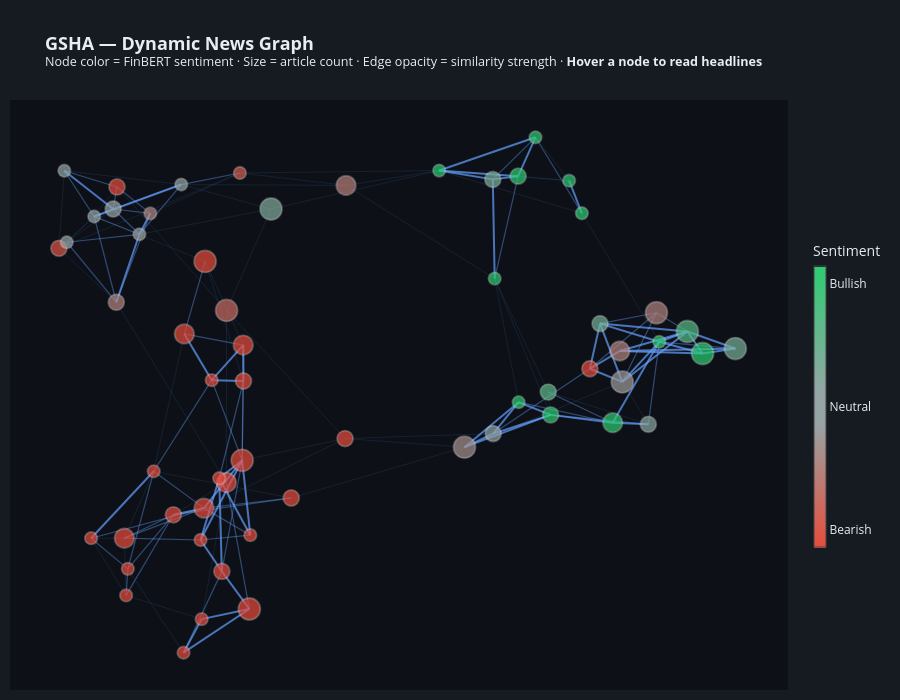

The notebook cell this image was saved under:
### Markdown cell above
---

## 4.4 Interactive Dynamic News Graph

The 60 most-recent news days are connected by semantic cosine-similarity edges
(FinBERT 16-D embeddings) combined with temporal-decay priors — exactly the
adjacency matrix produced by `DynamicNewsGraphBuilder`.

**Hover any node** to read every headline for that day.

### Code cell
# ── Interactive news graph ─────────────────────────────────────────────────────
import subprocess as _sp
_sp.check_call([sys.executable, '-m', 'pip', 'install', '-q', 'plotly', 'networkx'],
               stdout=_sp.DEVNULL, stderr=_sp.DEVNULL)

import networkx as nx
import plotly.graph_objects as go
from sklearn.metrics.pairwise import cosine_similarity as _cos_sim
from collections import defaultdict as _ddict

# colour palette (dark)
_GOLD="#D4A017"; _RED="#E74C3C"; _GREEN="#2ECC71"; _GRAY="#95A5A6"
_BG="#0D1117";   _PBGC="#161B22"; _TXT="#E6EDF3"
_HL = dict(bgcolor="#1C2333", bordercolor=_GOLD, font=dict(color=_TXT, size=12),
           align="left", namelength=-1)
_SYM = dict(
    colorscale=[[0.0,"#E74C3C"],[0.45,"#95A5A6"],[0.55,"#95A5A6"],[1.0,"#2ECC71"]],
    cmin=-0.4, cmax=0.4,
    colorbar=dict(title=dict(text="Sentiment", font=dict(color=_TXT)),
                  tickfont=dict(color=_TXT), thickness=12, len=0.55,
                  tickvals=[-0.35,0,0.35], ticktext=["Bearish","Neutral","Bullish"]),
)

# load news headlines
_news_df = pd.read_csv(f'{base_path}/wheat_news.csv')
_news_df['date'] = pd.to_datetime(_news_df['date'], format='mixed', errors='coerce')
_news_df = _news_df.dropna(subset=['date']).reset_index(drop=True)
_news_df['date_day'] = _news_df['date'].dt.strftime('%Y-%m-%d')
_headlines = _ddict(list); _sources = _ddict(list)
for _, row in _news_df.iterrows():
    _headlines[row['date_day']].append(str(row['title']))
    _sources[row['date_day']].append(str(row.get('source', '')))

_sent_map  = dict(zip(sentiment_df['date'], sentiment_df['sentiment_score']))
_count_map = dict(zip(sentiment_df['date'], sentiment_df['article_count']))

# build graph on 60 most-recent news days
VIZ_N = 60
_viz_dates = sorted(set(news_emb.keys()) & set(_headlines.keys()))[-VIZ_N:]
_E    = np.stack([news_emb[d].numpy() for d in _viz_dates])
_cos  = _cos_sim(_E)
_idx  = np.arange(VIZ_N)
_temp = np.exp(-0.1 * np.abs(_idx[:,None] - _idx[None,:]))
_adj  = 0.70*_cos + 0.30*_temp;  np.fill_diagonal(_adj, 0)

K_NN = 4
_adj_knn = np.zeros_like(_adj)
for i in range(VIZ_N):
    top = np.argsort(_adj[i])[-K_NN:]
    _adj_knn[i, top] = _adj[i, top]
_adj_knn = np.maximum(_adj_knn, _adj_knn.T)

G_news = nx.from_numpy_array(_adj_knn)
_pos   = nx.spring_layout(G_news, seed=42, k=2.8/np.sqrt(VIZ_N), iterations=60)
print(f'News graph: {G_news.number_of_nodes()} nodes | {G_news.number_of_edges()} edges')

# ── Build Plotly traces ────────────────────────────────────────────────────────
edge_groups = {
    "strong": ([], [], "rgba(100,160,255,0.70)", 2.0),
    "medium": ([], [], "rgba(100,160,255,0.40)", 1.2),
    "weak"  : ([], [], "rgba(100,160,255,0.18)", 0.6),
}
wts     = nx.get_edge_attributes(G_news, "weight")
all_wts = list(wts.values())
q33, q66 = np.percentile(all_wts, 33), np.percentile(all_wts, 66)

for (u, v), w in wts.items():
    x0, y0 = _pos[u]; x1, y1 = _pos[v]
    seg = [x0, x1, None], [y0, y1, None]
    key = "strong" if w > q66 else ("medium" if w > q33 else "weak")
    edge_groups[key][0].extend(seg[0])
    edge_groups[key][1].extend(seg[1])

edge_traces = [
    go.Scatter(x=ex, y=ey, mode="lines", hoverinfo="none", showlegend=False,
               line=dict(width=lw, color=col), name=lbl)
    for lbl, (ex, ey, col, lw) in edge_groups.items()
    if ex
]

sents = [_sent_map.get(d, 0.0)  for d in _viz_dates]
cnts  = [_count_map.get(d, 1)   for d in _viz_dates]

hover_texts = []
for i, d in enumerate(_viz_dates):
    heads = _headlines.get(d, [])
    srcs  = _sources.get(d, [])
    lines = "<br>".join(
        f'<span style="color:{_GOLD}">▸</span> '
        f'<i style="color:{_GRAY}">{s}</i>: '
        f'{h[:95]}{"…" if len(h) > 95 else ""}'
        for s, h in zip(srcs[:6], heads[:6])
    )
    sc  = _sent_map.get(d, 0.0)
    lbl = "Bullish" if sc > 0.05 else ("Bearish" if sc < -0.05 else "Neutral")
    col = _GREEN if sc > 0.05 else (_RED if sc < -0.05 else _GRAY)
    hover_texts.append(
        f'<b style="font-size:14px">📅 {d}</b><br>'
        f'Sentiment: <b style="color:{col}">{sc:+.3f}  ({lbl})</b><br>'
        f'Articles: <b>{cnts[i]}</b>'
        + (f'<br><br><b>Headlines:</b><br>{lines}' if lines else "")
    )

node_trace = go.Scatter(
    x=[_pos[i][0] for i in range(VIZ_N)],
    y=[_pos[i][1] for i in range(VIZ_N)],
    mode="markers",
    hoverinfo="text", hovertext=hover_texts,
    marker=dict(
        size=[max(9, min(22, 9 + c * 3.5)) for c in cnts],
        color=sents, **_SYM,
        line=dict(width=1.8, color="rgba(255,255,255,0.35)"),
    ),
    name="News day",
)

fig = go.Figure(data=[*edge_traces, node_trace])
fig.update_layout(
    title=dict(
        text=(
            "<b>GSHA — Dynamic News Graph</b>"
            "<br><sup>Node color = FinBERT sentiment · Size = article count · "
            "Edge opacity = similarity strength · <b>Hover a node to read headlines</b></sup>"
        ),
        font=dict(color=_TXT, size=18),
    ),
    xaxis=dict(showgrid=False, zeroline=False, showticklabels=False),
    yaxis=dict(showgrid=False, zeroline=False, showticklabels=False),
    height=700, hovermode="closest", showlegend=False,
    paper_bgcolor=_PBGC, plot_bgcolor=_BG,
    font=dict(color=_TXT), hoverlabel=_HL,
    margin=dict(l=10, r=10, t=100, b=10),
)
fig.show()

### Figure 1 — Plotly figure (JSON) as saved in the notebook; plotly's stock layout.template omitted (floating-point values rounded to 4 significant figures; data arrays with more than 128 entries replaced by an {"elided": "..."} marker saying what was removed)
{"data": [{"hoverinfo": "none", "line": {"color": "rgba(100,160,255,0.70)", "width": 2}, "mode": "lines", "name": "strong", "showlegend": false, "type": "scatter", "x": {"elided": "162 float values"}, "y": {"elided": "162 float values"}}, {"hoverinfo": "none", "line": {"color": "rgba(100,160,255,0.40)", "width": 1.2}, "mode": "lines", "name": "medium", "showlegend": false, "type": "scatter", "x": {"elided": "156 float values"}, "y": {"elided": "156 float values"}}, {"hoverinfo": "none", "line": {"color": "rgba(100,160,255,0.18)", "width": 0.6}, "mode": "lines", "name": "weak", "showlegend": false, "type": "scatter", "x": {"elided": "156 float values"}, "y": {"elided": "156 float values"}}, {"hoverinfo": "text", "hovertext": ["<b style=\"font-size:14px\">📅 2026-02-01</b><br>Sentiment: <b style=\"color:#E74C3C\">-0.906  (Bearish)</b><br>Articles: <b>2</b><br><br><b>Headlines:</b><br><span style=\"color:#D4A017\">▸</span> <i style=\"color:#95A5A6\">Bloomberg</i>: India Plans to Spend Less on Fertilizer Subsidy Next Fiscal Year<br><span style=\"color:#D4A017\">▸</span> <i style=\"color:#95A5A6\">Bloomberg</i>: GrainCorp Warns Supply Glut Will Hit Profit, Shares Drop 19%", "<b style=\"font-size:14px\">📅 2026-02-02</b><br>Sentiment: <b style=\"color:#E74C3C\">-0.961  (Bearish)</b><br>Articles: <b>3</b><br><br><b>Headlines:</b><br><span style=\"color:#D4A017\">▸</span> <i style=\"color:#95A5A6\">Reuters</i>: Metals, crude oil dive in broad commodities market tumble<br><span style=\"color:#D4A017\">▸</span> <i style=\"color:#95A5A6\">Reuters</i>: Slump in commodities rattles global markets<br><span style=\"color:#D4A017\">▸</span> <i style=\"color:#95A5A6\">Bloomberg</i>: Wheat Down Most Since December as Grains Join Commodities Rout", "<b style=\"font-size:14px\">📅 2026-02-05</b><br>Sentiment: <b style=\"color:#95A5A6\">+0.019  (Neutral)</b><br>Articles: <b>1</b><br><br><b>Headlines:</b><br><span style=\"color:#D4A017\">▸</span> <i style=\"color:#95A5A6\">Investing.com</i>: Trump speech headlines economic events due Friday", "<b style=\"font-size:14px\">📅 2026-02-09</b><br>Sentiment: <b style=\"color:#95A5A6\">-0.025  (Neutral)</b><br>Articles: <b>1</b><br><br><b>Headlines:</b><br><span style=\"color:#D4A017\">▸</span> <i style=\"color:#95A5A6\">Bloomberg</i>: Hedge Funds Bet Against Pound as Starmer Crisis Deepens", "<b style=\"font-size:14px\">📅 2026-02-11</b><br>Sentiment: <b style=\"color:#E74C3C\">-0.535  (Bearish)</b><br>Articles: <b>5</b><br><br><b>Headlines:</b><br><span style=\"color:#D4A017\">▸</span> <i style=\"color:#95A5A6\">Bloomberg</i>: Ghana Holds Emergency Meeting on Cocoa as Futures ...<br><span style=\"color:#D4A017\">▸</span> <i style=\"color:#95A5A6\">CNBC</i>: US state tariff bills rise as Trump faces midterms ...<br><span style=\"color:#D4A017\">▸</span> <i style=\"color:#95A5A6\">Bloomberg</i>: Farmers, Tractors Gather in Madrid to Protest EU-Mercosur ...<br><span style=\"color:#D4A017\">▸</span> <i style=\"color:#95A5A6\">cnbc.com</i>: US state tariff bills rise as Trump faces midterms ...<br><span style=\"color:#D4A017\">▸</span> <i style=\"color:#95A5A6\">Bloomberg</i>: Farmers, Tractors Gather in Madrid to Protest EU-Mercosur Deal", "<b style=\"font-size:14px\">📅 2026-02-12</b><br>Sentiment: <b style=\"color:#E74C3C\">-0.192  (Bearish)</b><br>Articles: <b>3</b><br><br><b>Headlines:</b><br><span style=\"color:#D4A017\">▸</span> <i style=\"color:#95A5A6\">Investing.com</i>: CPI data takes center stage in Friday’s economic calendar<br><span style=\"color:#D4A017\">▸</span> <i style=\"color:#95A5A6\">Reuters</i>: Farmers protest over U.S.-India trade framework ...<br><span style=\"color:#D4A017\">▸</span> <i style=\"color:#95A5A6\">Bloomberg</i>: UN Food Agency Targets $200 Million for Ivory Coast Farm Sector", "<b style=\"font-size:14px\">📅 2026-02-13</b><br>Sentiment: <b style=\"color:#2ECC71\">+0.784  (Bullish)</b><br>Articles: <b>1</b><br><br><b>Headlines:</b><br><span style=\"color:#D4A017\">▸</span> <i style=\"color:#95A5A6\">Bloomberg</i>: India Relaxes Wheat Export Curbs to Appease Protesting Farmers", "<b style=\"font-size:14px\">📅 2026-02-17</b><br>Sentiment: <b style=\"color:#E74C3C\">-0.961  (Bearish)</b><br>Articles: <b>1</b><br><br><b>Headlines:</b><br><span style=\"color:#D4A017\">▸</span> <i style=\"color:#95A5A6\">Bloomberg</i>: Wheat Declines Amid Thin Trading and Signs of Ample Supply", "<b style=\"font-size:14px\">📅 2026-02-18</b><br>Sentiment: <b style=\"color:#E74C3C\">-0.586  (Bearish)</b><br>Articles: <b>3</b><br><br><b>Headlines:</b><br><span style=\"color:#D4A017\">▸</span> <i style=\"color:#95A5A6\">Bloomberg</i>: Ghana Tomato Prices Rise After Jihadist Attack in Burkina ...<br><span style=\"color:#D4A017\">▸</span> <i style=\"color:#95A5A6\">Reuters</i>: Moderna combo flu/COVID vaccine succeeds in mid-stage ...<br><span style=\"color:#D4A017\">▸</span> <i style=\"color:#95A5A6\">Bloomberg</i>: Winners, Losers Emerge as Trump’s Tariffs Take Hold", "<b style=\"font-size:14px\">📅 2026-02-19</b><br>Sentiment: <b style=\"color:#2ECC71\">+0.566  (Bullish)</b><br>Articles: <b>2</b><br><br><b>Headlines:</b><br><span style=\"color:#D4A017\">▸</span> <i style=\"color:#95A5A6\">Reuters</i>: US farmers to sow more soybeans in 2026, less corn, USDA says<br><span style=\"color:#D4A017\">▸</span> <i style=\"color:#95A5A6\">Reuters</i>: Indonesia, US firms sign $38.4 billion in trade, investment deals", "<b style=\"font-size:14px\">📅 2026-02-20</b><br>Sentiment: <b style=\"color:#2ECC71\">+0.695  (Bullish)</b><br>Articles: <b>1</b><br><br><b>Headlines:</b><br><span style=\"color:#D4A017\">▸</span> <i style=\"color:#95A5A6\">Reuters</i>: USDA defends $12 billion subsidy amid farm economy challenges", "<b style=\"font-size:14px\">📅 2026-02-23</b><br>Sentiment: <b style=\"color:#E74C3C\">-0.363  (Bearish)</b><br>Articles: <b>2</b><br><br><b>Headlines:</b><br><span style=\"color:#D4A017\">▸</span> <i style=\"color:#95A5A6\">Investing.com</i>: Wolfe analysts break down key questions swirling around ...<br><span style=\"color:#D4A017\">▸</span> <i style=\"color:#95A5A6\">Bloomberg</i>: Millennium Exit Spawns Two New Hedge Funds Seeking $1.4 Billion", "<b style=\"font-size:14px\">📅 2026-02-25</b><br>Sentiment: <b style=\"color:#2ECC71\">+0.125  (Bullish)</b><br>Articles: <b>2</b><br><br><b>Headlines:</b><br><span style=\"color:#D4A017\">▸</span> <i style=\"color:#95A5A6\">Reuters</i>: Indonesia may struggle to deliver on new US farm import promises, traders say<br><span style=\"color:#D4A017\">▸</span> <i style=\"color:#95A5A6\">Bloomberg</i>: Israel Plans to Boost US Wheat Imports in Bid for Tariff Relief", "<b style=\"font-size:14px\">📅 2026-02-26</b><br>Sentiment: <b style=\"color:#E74C3C\">-0.322  (Bearish)</b><br>Articles: <b>1</b><br><br><b>Headlines:</b><br><span style=\"color:#D4A017\">▸</span> <i style=\"color:#95A5A6\">Investing.com</i>: PPI data highlights economic calendar for Friday", "<b style=\"font-size:14px\">📅 2026-02-28</b><br>Sentiment: <b style=\"color:#E74C3C\">-0.882  (Bearish)</b><br>Articles: <b>1</b><br><br><b>Headlines:</b><br><span style=\"color:#D4A017\">▸</span> <i style=\"color:#95A5A6\">Reuters</i>: India braces for hotter-than-normal summer, more ...", "<b style=\"font-size:14px\">📅 2026-03-02</b><br>Sentiment: <b style=\"color:#E74C3C\">-0.942  (Bearish)</b><br>Articles: <b>1</b><br><br><b>Headlines:</b><br><span style=\"color:#D4A017\">▸</span> <i style=\"color:#95A5A6\">Bloomberg</i>: Iran War Threatens Supply Disruptions for Agriculture Markets", "<b style=\"font-size:14px\">📅 2026-03-04</b><br>Sentiment: <b style=\"color:#E74C3C\">-0.756  (Bearish)</b><br>Articles: <b>1</b><br><br><b>Headlines:</b><br><span style=\"color:#D4A017\">▸</span> <i style=\"color:#95A5A6\">investing.com</i>: World food price rise set to continue if Iran war lasts, FAO ...", "<b style=\"font-size:14px\">📅 2026-03-05</b><br>Sentiment: <b style=\"color:#2ECC71\">+0.846  (Bullish)</b><br>Articles: <b>1</b><br><br><b>Headlines:</b><br><span style=\"color:#D4A017\">▸</span> <i style=\"color:#95A5A6\">Reuters</i>: Italy ready to mitigate economic impact of Iran crisis, minister says", "<b style=\"font-size:14px\">📅 2026-03-06</b><br>Sentiment: <b style=\"color:#2ECC71\">+0.859  (Bullish)</b><br>Articles: <b>1</b><br><br><b>Headlines:</b><br><span style=\"color:#D4A017\">▸</span> <i style=\"color:#95A5A6\">Reuters</i>: World food prices rebound in February, United Nations’ FAO says", "<b style=\"font-size:14px\">📅 2026-03-09</b><br>Sentiment: <b style=\"color:#E74C3C\">-0.120  (Bearish)</b><br>Articles: <b>5</b><br><br><b>Headlines:</b><br><span style=\"color:#D4A017\">▸</span> <i style=\"color:#95A5A6\">Reuters</i>: Oil soars 25%, gold drops as Iran war jolts global commodity markets<br><span style=\"color:#D4A017\">▸</span> <i style=\"color:#95A5A6\">Investing.com</i>: Oil soars then retreats, gold drops as Iran war jolts global ...<br><span style=\"color:#D4A017\">▸</span> <i style=\"color:#95A5A6\">CNBC</i>: Commodities are having a standout 2026, and this ETF has ...<br><span style=\"color:#D4A017\">▸</span> <i style=\"color:#95A5A6\">Bloomberg</i>: Crop Prices Jump as War Snarls Trade and Risks ...<br><span style=\"color:#D4A017\">▸</span> <i style=\"color:#95A5A6\">Bloomberg</i>: Chicago Soy Oil Jumps 4% as Crude’s Rally Boosts Biofuel Demand", "<b style=\"font-size:14px\">📅 2026-03-10</b><br>Sentiment: <b style=\"color:#95A5A6\">+0.050  (Neutral)</b><br>Articles: <b>1</b><br><br><b>Headlines:</b><br><span style=\"color:#D4A017\">▸</span> <i style=\"color:#95A5A6\">Investing.com</i>: Markets Pricing End of the Iran War Before It Happens", "<b style=\"font-size:14px\">📅 2026-03-11</b><br>Sentiment: <b style=\"color:#E74C3C\">-0.848  (Bearish)</b><br>Articles: <b>2</b><br><br><b>Headlines:</b><br><span style=\"color:#D4A017\">▸</span> <i style=\"color:#95A5A6\">CNBC</i>: Iran news: Food prices could rise due to fertilizer shortages<br><span style=\"color:#D4A017\">▸</span> <i style=\"color:#95A5A6\">cnbc.com</i>: Iran news: Food prices could rise due to fertilizer shortages", "<b style=\"font-size:14px\">📅 2026-03-12</b><br>Sentiment: <b style=\"color:#95A5A6\">+0.030  (Neutral)</b><br>Articles: <b>2</b><br><br><b>Headlines:</b><br><span style=\"color:#D4A017\">▸</span> <i style=\"color:#95A5A6\">Investing.com</i>: GDP, JOLTs job openings and core PCE among economic data due Friday<br><span style=\"color:#D4A017\">▸</span> <i style=\"color:#95A5A6\">Investing.com</i>: Fertilizer stocks surge as Middle East conflict disrupts global supply", "<b style=\"font-size:14px\">📅 2026-03-13</b><br>Sentiment: <b style=\"color:#2ECC71\">+0.714  (Bullish)</b><br>Articles: <b>2</b><br><br><b>Headlines:</b><br><span style=\"color:#D4A017\">▸</span> <i style=\"color:#95A5A6\">Reuters</i>: US farmers rush to sell crops as Iran war fuels rally<br><span style=\"color:#D4A017\">▸</span> <i style=\"color:#95A5A6\">Bloomberg</i>: Raw Sugar Heads for Fourth Weekly Gain as Brazil Fuel ...", "<b style=\"font-size:14px\">📅 2026-03-15</b><br>Sentiment: <b style=\"color:#E74C3C\">-0.599  (Bearish)</b><br>Articles: <b>1</b><br><br><b>Headlines:</b><br><span style=\"color:#D4A017\">▸</span> <i style=\"color:#95A5A6\">Investing.com</i>: Trump demands other countries help secure vital Strait of ...", "<b style=\"font-size:14px\">📅 2026-03-18</b><br>Sentiment: <b style=\"color:#E74C3C\">-0.396  (Bearish)</b><br>Articles: <b>2</b><br><br><b>Headlines:</b><br><span style=\"color:#D4A017\">▸</span> <i style=\"color:#95A5A6\">Bloomberg</i>: Wheat Jumps as Iran War, Wintry Weather Stoke Inflation ...<br><span style=\"color:#D4A017\">▸</span> <i style=\"color:#95A5A6\">Investing.com</i>: TSX ends lower after after Fed expresses uncertainty over ...", "<b style=\"font-size:14px\">📅 2026-03-19</b><br>Sentiment: <b style=\"color:#95A5A6\">+0.033  (Neutral)</b><br>Articles: <b>2</b><br><br><b>Headlines:</b><br><span style=\"color:#D4A017\">▸</span> <i style=\"color:#95A5A6\">Investing.com</i>: Rig counts and CFTC positioning data among reports due Friday<br><span style=\"color:#D4A017\">▸</span> <i style=\"color:#95A5A6\">Reuters</i>: Philippine jeepney drivers protest as rising fuel prices cut ...", "<b style=\"font-size:14px\">📅 2026-03-20</b><br>Sentiment: <b style=\"color:#E74C3C\">-0.734  (Bearish)</b><br>Articles: <b>2</b><br><br><b>Headlines:</b><br><span style=\"color:#D4A017\">▸</span> <i style=\"color:#95A5A6\">Reuters</i>: War in Iran threatens fresh food-price shock across ...<br><span style=\"color:#D4A017\">▸</span> <i style=\"color:#95A5A6\">reuters.com</i>: War in Iran threatens fresh food-price shock across ...", "<b style=\"font-size:14px\">📅 2026-03-24</b><br>Sentiment: <b style=\"color:#E74C3C\">-0.870  (Bearish)</b><br>Articles: <b>3</b><br><br><b>Headlines:</b><br><span style=\"color:#D4A017\">▸</span> <i style=\"color:#95A5A6\">Reuters</i>: Iran war exposes food security to cascading risks<br><span style=\"color:#D4A017\">▸</span> <i style=\"color:#95A5A6\">CNBC</i>: EU, Australia seal trade deal as Western countries hedge ...<br><span style=\"color:#D4A017\">▸</span> <i style=\"color:#95A5A6\">cnbc.com</i>: EU, Australia seal trade deal as Western countries hedge ...", "<b style=\"font-size:14px\">📅 2026-03-25</b><br>Sentiment: <b style=\"color:#E74C3C\">-0.630  (Bearish)</b><br>Articles: <b>3</b><br><br><b>Headlines:</b><br><span style=\"color:#D4A017\">▸</span> <i style=\"color:#95A5A6\">Reuters</i>: US researchers bet on hybrid, GMO seeds to make wheat profitable again<br><span style=\"color:#D4A017\">▸</span> <i style=\"color:#95A5A6\">CNBC</i>: Fertilizer prices surge amid Iran war, sparking food security ...<br><span style=\"color:#D4A017\">▸</span> <i style=\"color:#95A5A6\">cnbc.com</i>: Fertilizer prices surge amid Iran war, sparking food security ...", "<b style=\"font-size:14px\">📅 2026-03-26</b><br>Sentiment: <b style=\"color:#E74C3C\">-0.162  (Bearish)</b><br>Articles: <b>1</b><br><br><b>Headlines:</b><br><span style=\"color:#D4A017\">▸</span> <i style=\"color:#95A5A6\">Investing.com</i>: Michigan consumer sentiment and Fed speakers highlight Friday’s data", "<b style=\"font-size:14px\">📅 2026-03-27</b><br>Sentiment: <b style=\"color:#E74C3C\">-0.803  (Bearish)</b><br>Articles: <b>4</b><br><br><b>Headlines:</b><br><span style=\"color:#D4A017\">▸</span> <i style=\"color:#95A5A6\">Reuters</i>: US corn planting seen down, soy acres up as Iran war inflates costs, analysts say<br><span style=\"color:#D4A017\">▸</span> <i style=\"color:#95A5A6\">Investing.com</i>: US Jobs Report Eyed as Iran War Wipes Out Fed Rate Cut ...<br><span style=\"color:#D4A017\">▸</span> <i style=\"color:#95A5A6\">Investing.com</i>: U.S. consumer sentiment slides in March amid economic ...<br><span style=\"color:#D4A017\">▸</span> <i style=\"color:#95A5A6\">Reuters</i>: US corn planting seen down, soy acres up as Iran war ...", "<b style=\"font-size:14px\">📅 2026-03-29</b><br>Sentiment: <b style=\"color:#2ECC71\">+0.232  (Bullish)</b><br>Articles: <b>2</b><br><br><b>Headlines:</b><br><span style=\"color:#D4A017\">▸</span> <i style=\"color:#95A5A6\">Bloomberg</i>: Chicago Wheat Climbs on Iran War Escalation, Weather ...<br><span style=\"color:#D4A017\">▸</span> <i style=\"color:#95A5A6\">Bloomberg</i>: Are Australia's Low Fuel Reserves Cause for Concern?", "<b style=\"font-size:14px\">📅 2026-03-30</b><br>Sentiment: <b style=\"color:#E74C3C\">-0.402  (Bearish)</b><br>Articles: <b>2</b><br><br><b>Headlines:</b><br><span style=\"color:#D4A017\">▸</span> <i style=\"color:#95A5A6\">Reuters</i>: Photos show aftermath from Iran's waves of retaliatory strikes<br><span style=\"color:#D4A017\">▸</span> <i style=\"color:#95A5A6\">Investing.com</i>: Stocks end largely lower, Dow ekes out gain to exit ...", "<b style=\"font-size:14px\">📅 2026-03-31</b><br>Sentiment: <b style=\"color:#E74C3C\">-0.958  (Bearish)</b><br>Articles: <b>1</b><br><br><b>Headlines:</b><br><span style=\"color:#D4A017\">▸</span> <i style=\"color:#95A5A6\">Investing.com</i>: European natural gas prices fall as investors assess ...", "<b style=\"font-size:14px\">📅 2026-04-01</b><br>Sentiment: <b style=\"color:#E74C3C\">-0.271  (Bearish)</b><br>Articles: <b>7</b><br><br><b>Headlines:</b><br><span style=\"color:#D4A017\">▸</span> <i style=\"color:#95A5A6\">Reuters</i>: US farmers to plant less corn as Iran war spikes fertilizer prices<br><span style=\"color:#D4A017\">▸</span> <i style=\"color:#95A5A6\">Investing.com</i>: USDA reports corn acres above forecast, soybean acres below expectations, Baird comments<br><span style=\"color:#D4A017\">▸</span> <i style=\"color:#95A5A6\">Reuters</i>: US farmers to plant less corn as Iran war spikes fertilizer ...<br><span style=\"color:#D4A017\">▸</span> <i style=\"color:#95A5A6\">Bloomberg</i>: Iran War: Are We Headed for Another Food Price Crisis?<br><span style=\"color:#D4A017\">▸</span> <i style=\"color:#95A5A6\">Investing.com</i>: Oil Falls Below $100 on Optimism Over Iran War<br><span style=\"color:#D4A017\">▸</span> <i style=\"color:#95A5A6\">Bloomberg</i>: Cofco Books First Argentina Corn Cargo to China in 15 Years", "<b style=\"font-size:14px\">📅 2026-04-02</b><br>Sentiment: <b style=\"color:#2ECC71\">+0.108  (Bullish)</b><br>Articles: <b>5</b><br><br><b>Headlines:</b><br><span style=\"color:#D4A017\">▸</span> <i style=\"color:#95A5A6\">Investing.com</i>: Jobs report, Services PMI among key economic data due Friday<br><span style=\"color:#D4A017\">▸</span> <i style=\"color:#95A5A6\">Investing.com</i>: Form 6K US Wheat For: 2 April<br><span style=\"color:#D4A017\">▸</span> <i style=\"color:#95A5A6\">Reuters</i>: Australian growers shift to less fertiliser-intensive crops as Iran war costs surge<br><span style=\"color:#D4A017\">▸</span> <i style=\"color:#95A5A6\">Reuters</i>: Australian growers shift to less fertiliser-intensive crops as ...<br><span style=\"color:#D4A017\">▸</span> <i style=\"color:#95A5A6\">Investing.com</i>: Nasdaq, S&P 500 eke out marginal gain but shortened ...", "<b style=\"font-size:14px\">📅 2026-04-03</b><br>Sentiment: <b style=\"color:#2ECC71\">+0.903  (Bullish)</b><br>Articles: <b>3</b><br><br><b>Headlines:</b><br><span style=\"color:#D4A017\">▸</span> <i style=\"color:#95A5A6\">Reuters</i>: World food price rise set to continue if Iran war lasts, FAO says<br><span style=\"color:#D4A017\">▸</span> <i style=\"color:#95A5A6\">Reuters</i>: World food price rise set to continue if Iran war lasts, FAO ...<br><span style=\"color:#D4A017\">▸</span> <i style=\"color:#95A5A6\">reuters.com</i>: World food price rise set to continue if Iran war lasts, FAO ...", "<b style=\"font-size:14px\">📅 2026-04-06</b><br>Sentiment: <b style=\"color:#E74C3C\">-0.897  (Bearish)</b><br>Articles: <b>1</b><br><br><b>Headlines:</b><br><span style=\"color:#D4A017\">▸</span> <i style=\"color:#95A5A6\">Bloomberg</i>: Wheat Hits One-Week Low With Rains Seen for Dry ...", "<b style=\"font-size:14px\">📅 2026-04-07</b><br>Sentiment: <b style=\"color:#2ECC71\">+0.070  (Bullish)</b><br>Articles: <b>2</b><br><br><b>Headlines:</b><br><span style=\"color:#D4A017\">▸</span> <i style=\"color:#95A5A6\">Reuters</i>: Russia says Middle East war disruption opens up new trade opportunities<br><span style=\"color:#D4A017\">▸</span> <i style=\"color:#95A5A6\">Investing.com</i>: Oil Supply Shock Ripples Through Fertilizer, Plastics, and ...", "<b style=\"font-size:14px\">📅 2026-04-09</b><br>Sentiment: <b style=\"color:#E74C3C\">-0.483  (Bearish)</b><br>Articles: <b>3</b><br><br><b>Headlines:</b><br><span style=\"color:#D4A017\">▸</span> <i style=\"color:#95A5A6\">Investing.com</i>: CPI inflation data highlights economic calendar for Friday<br><span style=\"color:#D4A017\">▸</span> <i style=\"color:#95A5A6\">CNBC</i>: Iran war: Why a super El Niño event poses fresh risks to ...<br><span style=\"color:#D4A017\">▸</span> <i style=\"color:#95A5A6\">cnbc.com</i>: Iran war: Why a super El Niño event poses fresh risks to ...", "<b style=\"font-size:14px\">📅 2026-04-13</b><br>Sentiment: <b style=\"color:#E74C3C\">-0.962  (Bearish)</b><br>Articles: <b>1</b><br><br><b>Headlines:</b><br><span style=\"color:#D4A017\">▸</span> <i style=\"color:#95A5A6\">Investing.com</i>: Ukraine wheat harvest forecast cut but remains highest since 2022", "<b style=\"font-size:14px\">📅 2026-04-14</b><br>Sentiment: <b style=\"color:#E74C3C\">-0.432  (Bearish)</b><br>Articles: <b>1</b><br><br><b>Headlines:</b><br><span style=\"color:#D4A017\">▸</span> <i style=\"color:#95A5A6\">Investing.com</i>: Markets Look Past Conflict as Stocks and Euro Recover to ...", "<b style=\"font-size:14px\">📅 2026-04-16</b><br>Sentiment: <b style=\"color:#E74C3C\">-0.061  (Bearish)</b><br>Articles: <b>1</b><br><br><b>Headlines:</b><br><span style=\"color:#D4A017\">▸</span> <i style=\"color:#95A5A6\">Investing.com</i>: Fed officials speak and rig count data highlight Friday’s calendar", "<b style=\"font-size:14px\">📅 2026-04-17</b><br>Sentiment: <b style=\"color:#E74C3C\">-0.546  (Bearish)</b><br>Articles: <b>7</b><br><br><b>Headlines:</b><br><span style=\"color:#D4A017\">▸</span> <i style=\"color:#95A5A6\">Investing.com</i>: US Economy Faces Whiplash as Supply Shocks Distort ...<br><span style=\"color:#D4A017\">▸</span> <i style=\"color:#95A5A6\">Investing.com</i>: The War's Economic Fallout Is Only Beginning<br><span style=\"color:#D4A017\">▸</span> <i style=\"color:#95A5A6\">investing.com</i>: Argentina wheat threatened by high urea fertilizer prices ...<br><span style=\"color:#D4A017\">▸</span> <i style=\"color:#95A5A6\">investing.com</i>: Take Five: Warsh, war and worsening conditions? By Reuters<br><span style=\"color:#D4A017\">▸</span> <i style=\"color:#95A5A6\">investing.com</i>: US Economy Faces Whiplash as Supply Shocks Distort ...<br><span style=\"color:#D4A017\">▸</span> <i style=\"color:#95A5A6\">investing.com</i>: The War's Economic Fallout Is Only Beginning", "<b style=\"font-size:14px\">📅 2026-04-20</b><br>Sentiment: <b style=\"color:#E74C3C\">-0.920  (Bearish)</b><br>Articles: <b>2</b><br><br><b>Headlines:</b><br><span style=\"color:#D4A017\">▸</span> <i style=\"color:#95A5A6\">Investing.com</i>: Peace Talk Optimism Clouds Reality<br><span style=\"color:#D4A017\">▸</span> <i style=\"color:#95A5A6\">investing.com</i>: Russia says Middle East war disruption opens up new ...", "<b style=\"font-size:14px\">📅 2026-04-21</b><br>Sentiment: <b style=\"color:#2ECC71\">+0.495  (Bullish)</b><br>Articles: <b>1</b><br><br><b>Headlines:</b><br><span style=\"color:#D4A017\">▸</span> <i style=\"color:#95A5A6\">Reuters</i>: Governments worldwide shield households from rising energy costs", "<b style=\"font-size:14px\">📅 2026-04-22</b><br>Sentiment: <b style=\"color:#2ECC71\">+0.826  (Bullish)</b><br>Articles: <b>1</b><br><br><b>Headlines:</b><br><span style=\"color:#D4A017\">▸</span> <i style=\"color:#95A5A6\">Reuters</i>: Factbox-Governments worldwide shield households from rising energy costs", "<b style=\"font-size:14px\">📅 2026-04-23</b><br>Sentiment: <b style=\"color:#E74C3C\">-0.170  (Bearish)</b><br>Articles: <b>2</b><br><br><b>Headlines:</b><br><span style=\"color:#D4A017\">▸</span> <i style=\"color:#95A5A6\">Investing.com</i>: Michigan consumer sentiment and rig count data due Friday<br><span style=\"color:#D4A017\">▸</span> <i style=\"color:#95A5A6\">Reuters</i>: Protein-maxxing, GLP-1s have US farmers betting on peas and lentils", "<b style=\"font-size:14px\">📅 2026-04-24</b><br>Sentiment: <b style=\"color:#E74C3C\">-0.750  (Bearish)</b><br>Articles: <b>1</b><br><br><b>Headlines:</b><br><span style=\"color:#D4A017\">▸</span> <i style=\"color:#95A5A6\">Investing.com</i>: Nomura posts record annual profit, sees no prolonged ...", "<b style=\"font-size:14px\">📅 2026-04-27</b><br>Sentiment: <b style=\"color:#2ECC71\">+0.146  (Bullish)</b><br>Articles: <b>2</b><br><br><b>Headlines:</b><br><span style=\"color:#D4A017\">▸</span> <i style=\"color:#95A5A6\">Investing.com</i>: US wheat futures rise on higher oil prices, weaker dollar<br><span style=\"color:#D4A017\">▸</span> <i style=\"color:#95A5A6\">Reuters</i>: Analysis-Iran war fertiliser squeeze could spell trouble for next year’s grain harvests", "<b style=\"font-size:14px\">📅 2026-04-28</b><br>Sentiment: <b style=\"color:#2ECC71\">+0.917  (Bullish)</b><br>Articles: <b>1</b><br><br><b>Headlines:</b><br><span style=\"color:#D4A017\">▸</span> <i style=\"color:#95A5A6\">Investing.com</i>: US wheat futures surge on strong EU barley export data", "<b style=\"font-size:14px\">📅 2026-04-29</b><br>Sentiment: <b style=\"color:#E74C3C\">-0.076  (Bearish)</b><br>Articles: <b>13</b><br><br><b>Headlines:</b><br><span style=\"color:#D4A017\">▸</span> <i style=\"color:#95A5A6\">Investing.com</i>: Farm commodities surge to two-year high on Hormuz closure<br><span style=\"color:#D4A017\">▸</span> <i style=\"color:#95A5A6\">reuters.com</i>: U.S. soy/corn ease after weather rally, wheat steady<br><span style=\"color:#D4A017\">▸</span> <i style=\"color:#95A5A6\">reuters.com</i>: U.S. wheat continues to rebound on weather worries<br><span style=\"color:#D4A017\">▸</span> <i style=\"color:#95A5A6\">reuters.com</i>: Ukraine in diplomatic tussle with Israel over grain Kyiv says ...<br><span style=\"color:#D4A017\">▸</span> <i style=\"color:#95A5A6\">cnbc.com</i>: Stock market today: Live updates<br><span style=\"color:#D4A017\">▸</span> <i style=\"color:#95A5A6\">investing.com</i>: US wheat futures surge on strong EU barley export data", "<b style=\"font-size:14px\">📅 2026-04-30</b><br>Sentiment: <b style=\"color:#E74C3C\">-0.524  (Bearish)</b><br>Articles: <b>2</b><br><br><b>Headlines:</b><br><span style=\"color:#D4A017\">▸</span> <i style=\"color:#95A5A6\">Investing.com</i>: Manufacturing PMI and ISM data highlight Friday’s economic calendar<br><span style=\"color:#D4A017\">▸</span> <i style=\"color:#95A5A6\">Reuters</i>: Chicago grains pare gains, mirroring crude oil", "<b style=\"font-size:14px\">📅 2026-05-04</b><br>Sentiment: <b style=\"color:#95A5A6\">-0.026  (Neutral)</b><br>Articles: <b>1</b><br><br><b>Headlines:</b><br><span style=\"color:#D4A017\">▸</span> <i style=\"color:#95A5A6\">Investing.com</i>: CME Group reports April 2026 trading volume of 25.9 million contracts", "<b style=\"font-size:14px\">📅 2026-05-05</b><br>Sentiment: <b style=\"color:#E74C3C\">-0.177  (Bearish)</b><br>Articles: <b>3</b><br><br><b>Headlines:</b><br><span style=\"color:#D4A017\">▸</span> <i style=\"color:#95A5A6\">Investing.com</i>:  Chicago Wheat, Corn, Soy Prices Fall on Profit-Taking, Farmer Selling<br><span style=\"color:#D4A017\">▸</span> <i style=\"color:#95A5A6\">Investing.com</i>: Andersons earnings on deck amid volatile grain, biofuel markets<br><span style=\"color:#D4A017\">▸</span> <i style=\"color:#95A5A6\">Investing.com</i>: MHP Q4 2025 slides: revenue surges 44% but net loss signals margin pressure", "<b style=\"font-size:14px\">📅 2026-05-06</b><br>Sentiment: <b style=\"color:#2ECC71\">+0.261  (Bullish)</b><br>Articles: <b>6</b><br><br><b>Headlines:</b><br><span style=\"color:#D4A017\">▸</span> <i style=\"color:#95A5A6\">Investing.com</i>: Earnings call transcript: Andersons Q1 2026 beats EPS but stock drops<br><span style=\"color:#D4A017\">▸</span> <i style=\"color:#95A5A6\">Investing.com</i>: Earnings call transcript: Fresenius SE reports strong Q1 2026, EPS growth<br><span style=\"color:#D4A017\">▸</span> <i style=\"color:#95A5A6\">Investing.com</i>: Earnings call transcript: Corteva Q1 2026 beats earnings forecast but stock dips<br><span style=\"color:#D4A017\">▸</span> <i style=\"color:#95A5A6\">Investing.com</i>: Earnings call transcript: ADAMA Ltd. Q1 2026 results show strong growth, stock surges<br><span style=\"color:#D4A017\">▸</span> <i style=\"color:#95A5A6\">Reuters</i>: Basis stays steady as cold and drought threaten crops<br><span style=\"color:#D4A017\">▸</span> <i style=\"color:#95A5A6\">Investing.com</i>:  Airbnb, McKesson, Gilead and more set to report earnings Thursday", "<b style=\"font-size:14px\">📅 2026-05-07</b><br>Sentiment: <b style=\"color:#2ECC71\">+0.423  (Bullish)</b><br>Articles: <b>10</b><br><br><b>Headlines:</b><br><span style=\"color:#D4A017\">▸</span> <i style=\"color:#95A5A6\">Investing.com</i>: Earnings call transcript: CF Industries Q1 2026 results exceed forecasts<br><span style=\"color:#D4A017\">▸</span> <i style=\"color:#95A5A6\">Investing.com</i>: Earnings call transcript: StoneX Group’s Q2 2026 earnings beat expectations<br><span style=\"color:#D4A017\">▸</span> <i style=\"color:#95A5A6\">Investing.com</i>: Earnings call transcript: McEwen Mining sees Q1 2026 profit surge<br><span style=\"color:#D4A017\">▸</span> <i style=\"color:#95A5A6\">Investing.com</i>: Earnings call transcript: Royal Gold Q1 2026 sees strong growth despite EPS miss<br><span style=\"color:#D4A017\">▸</span> <i style=\"color:#95A5A6\">Investing.com</i>: Jobs report and consumer sentiment among economic data due Friday<br><span style=\"color:#D4A017\">▸</span> <i style=\"color:#95A5A6\">Investing.com</i>: Earnings call transcript: Palomar Holdings beats Q1 2026 forecasts, stock rises", "<b style=\"font-size:14px\">📅 2026-05-08</b><br>Sentiment: <b style=\"color:#2ECC71\">+0.138  (Bullish)</b><br>Articles: <b>11</b><br><br><b>Headlines:</b><br><span style=\"color:#D4A017\">▸</span> <i style=\"color:#95A5A6\">Investing.com</i>: Earnings call transcript: VAALCO Energy Q1 2026 misses earnings, stock dips<br><span style=\"color:#D4A017\">▸</span> <i style=\"color:#95A5A6\">Investing.com</i>: Earnings call transcript: Sweetgreen Q1 2026 shows EPS beat, stock dips<br><span style=\"color:#D4A017\">▸</span> <i style=\"color:#95A5A6\">Investing.com</i>: Camil 4Q25 slides: volumes rise as commodity deflation hits revenue<br><span style=\"color:#D4A017\">▸</span> <i style=\"color:#95A5A6\">Investing.com</i>: M.Dias Branco Q1 2026 slides: margins expand amid revenue miss<br><span style=\"color:#D4A017\">▸</span> <i style=\"color:#95A5A6\">Investing.com</i>: Earnings call transcript: M. Dias Branco Q1 2026 earnings miss, stock drops<br><span style=\"color:#D4A017\">▸</span> <i style=\"color:#95A5A6\">Investing.com</i>: Wheaton Precious Metals Q1 2026 slides: record results on metal price surge", "<b style=\"font-size:14px\">📅 2026-05-09</b><br>Sentiment: <b style=\"color:#E74C3C\">-0.173  (Bearish)</b><br>Articles: <b>29</b><br><br><b>Headlines:</b><br><span style=\"color:#D4A017\">▸</span> <i style=\"color:#95A5A6\">Bloomberg</i>: LES Aliments Mejicano Inc<br><span style=\"color:#D4A017\">▸</span> <i style=\"color:#95A5A6\">Bloomberg</i>: Laura Carden, Wheat Parent Inc: Profile and Biography<br><span style=\"color:#D4A017\">▸</span> <i style=\"color:#95A5A6\">Bloomberg</i>: Australia Wheat Plantings Seen at Seven-Year Low on War, Weather<br><span style=\"color:#D4A017\">▸</span> <i style=\"color:#95A5A6\">Bloomberg</i>: Wheat Rallies on Weather Woes and Iran-Linked Fertilizer Crunch<br><span style=\"color:#D4A017\">▸</span> <i style=\"color:#95A5A6\">Bloomberg</i>: Argentina Soyoil Trades at Decade Low to US on Harvest, Biofuels<br><span style=\"color:#D4A017\">▸</span> <i style=\"color:#95A5A6\">Bloomberg</i>: Argentina Fights to Save Huge Soy Exports After Dutch Rejections"], "marker": {"cmax": 0.4, "cmin": -0.4, "color": [-0.9056, -0.9614, 0.01931, -0.02476, -0.5348, -0.1921, 0.7845, -0.9607, -0.5862, 0.5662, 0.6953, -0.3626, 0.1253, -0.3225, -0.8819, -0.9423, -0.7559, 0.8456, 0.8587, -0.1203, 0.0496, -0.8477, 0.0296, 0.7137, -0.599, -0.3961, 0.03326, -0.7344, -0.8695, -0.6302, -0.1621, -0.8035, 0.2318, -0.4024, -0.9579, -0.2711, 0.108, 0.903, -0.8972, 0.0701, -0.4828, -0.9624, -0.4325, -0.061, -0.5455, -0.9202, 0.4954, 0.8263, -0.1697, -0.7497, 0.1462, 0.9171, -0.07566, -0.524, -0.02585, -0.1773, 0.2612, 0.4234, 0.1378, -0.173], "colorbar": {"len": 0.55, "thickness": 12, "tickfont": {"color": "#E6EDF3"}, "ticktext": ["Bearish", "Neutral", "Bullish"], "tickvals": [-0.35, 0, 0.35], "title": {"font": {"color": "#E6EDF3"}, "text": "Sentiment"}}, "colorscale": [[0, "#E74C3C"], [0.45, "#95A5A6"], [0.55, "#95A5A6"], [1, "#2ECC71"]], "line": {"color": "rgba(255,255,255,0.35)", "width": 1.8}, "size": [16, 19.5, 12.5, 12.5, 22, 19.5, 12.5, 12.5, 19.5, 16, 12.5, 16, 16, 12.5, 12.5, 12.5, 12.5, 12.5, 12.5, 22, 12.5, 16, 16, 16, 12.5, 16, 16, 16, 19.5, 19.5, 12.5, 22, 16, 16, 12.5, 22, 22, 19.5, 12.5, 16, 19.5, 12.5, 12.5, 12.5, 22, 16, 12.5, 12.5, 16, 12.5, 16, 12.5, 22, 16, 12.5, 19.5, 22, 22, 22, 22]}, "mode": "markers", "name": "News day", "type": "scatter", "x": [-0.236, -0.2367, -0.3924, -0.6113, -0.3324, 0.0217, 0.3952, -0.3159, -0.3847, 0.4541, 0.2557, -0.6999, 0.3905, -0.2451, -0.619, -0.4617, -0.5267, 0.4978, 0.4554, 0.3193, -0.6863, -0.116, 0.3915, 0.5358, -0.531, 0.01924, -0.5635, -0.4122, -0.3354, -0.5356, -0.4702, -0.2394, 0.5298, -0.5539, -0.344, -0.2785, -0.1669, 0.6918, -0.2189, 0.7813, -0.2791, -0.297, -0.3412, -0.4976, -0.2214, -0.2905, 0.5823, 0.6143, -0.5557, -0.3867, 0.6599, 0.8087, 0.7158, 0.6344, -0.6801, 0.7096, 0.8795, 0.9177, 1.0, 0.8017], "y": [-0.05102, 0.05205, 0.5128, 0.4211, 0.2922, 0.5103, 0.2428, -0.04857, 0.08415, 0.5368, 0.5529, 0.3298, 0.5276, 0.5459, -0.5022, -0.3101, -0.59, 0.6483, -0.1119, -0.2409, 0.5523, -0.3867, -0.2019, -0.1482, -0.6663, -0.2162, 0.4425, -0.435, -0.4158, -0.5021, 0.43, -0.2786, -0.08264, 0.5058, -0.5072, 0.1516, 0.4426, -0.1707, -0.4934, -0.1752, -0.3421, -0.3301, -0.7344, 0.37, -0.7052, -0.5973, 0.5239, 0.4304, 0.175, -0.8306, 0.1137, 0.06146, -0.05363, -0.01591, 0.3472, 0.03507, 0.09107, 0.0279, 0.04211, 0.1448]}], "layout": {"font": {"color": "#E6EDF3"}, "height": 700, "hoverlabel": {"align": "left", "bgcolor": "#1C2333", "bordercolor": "#D4A017", "font": {"color": "#E6EDF3", "size": 12}, "namelength": -1}, "hovermode": "closest", "margin": {"b": 10, "l": 10, "r": 10, "t": 100}, "paper_bgcolor": "#161B22", "plot_bgcolor": "#0D1117", "showlegend": false, "title": {"font": {"color": "#E6EDF3", "size": 18}, "text": "<b>GSHA — Dynamic News Graph</b><br><sup>Node color = FinBERT sentiment · Size = article count · Edge opacity = similarity strength · <b>Hover a node to read headlines</b></sup>"}, "xaxis": {"showgrid": false, "showticklabels": false, "zeroline": false}, "yaxis": {"showgrid": false, "showticklabels": false, "zeroline": false}}}
